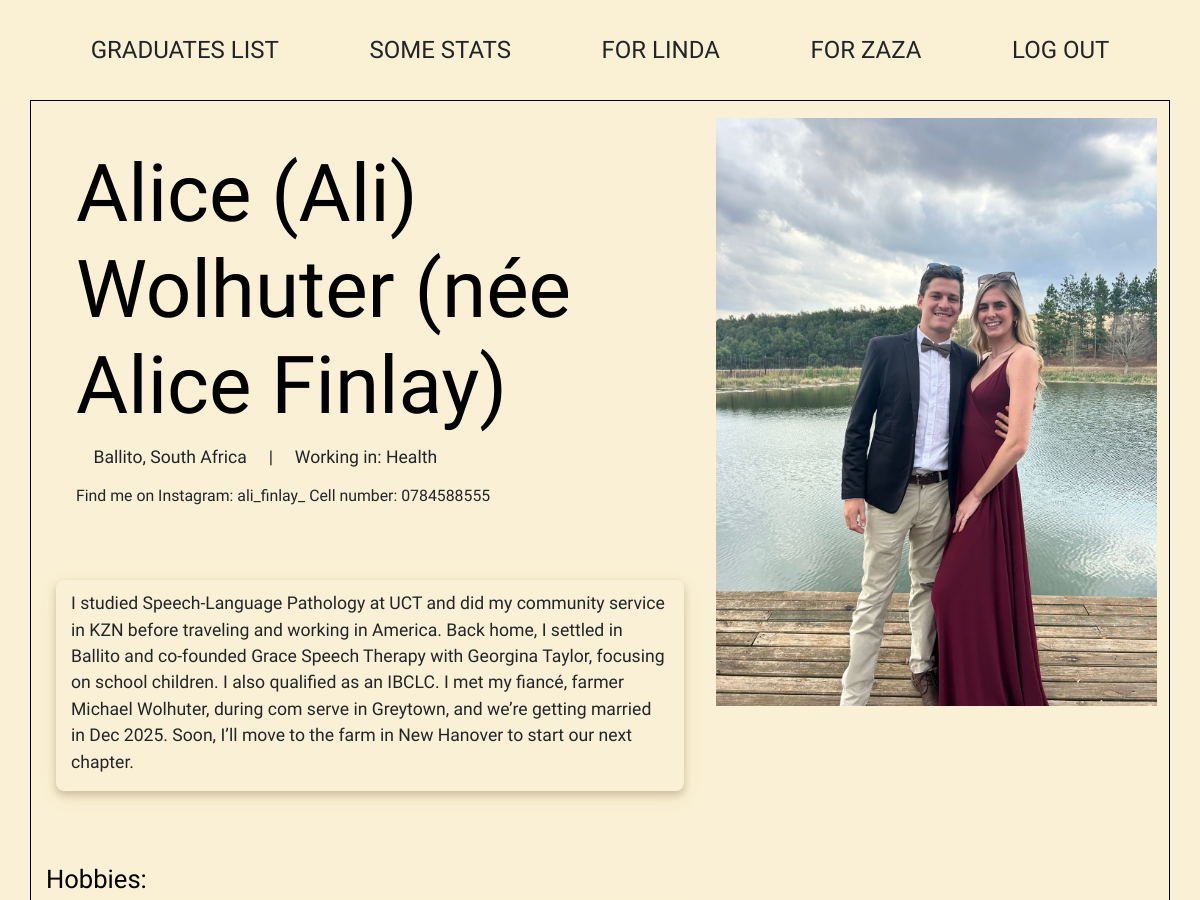
The page /12 (signed in, upper part) on the database as committed earlier.
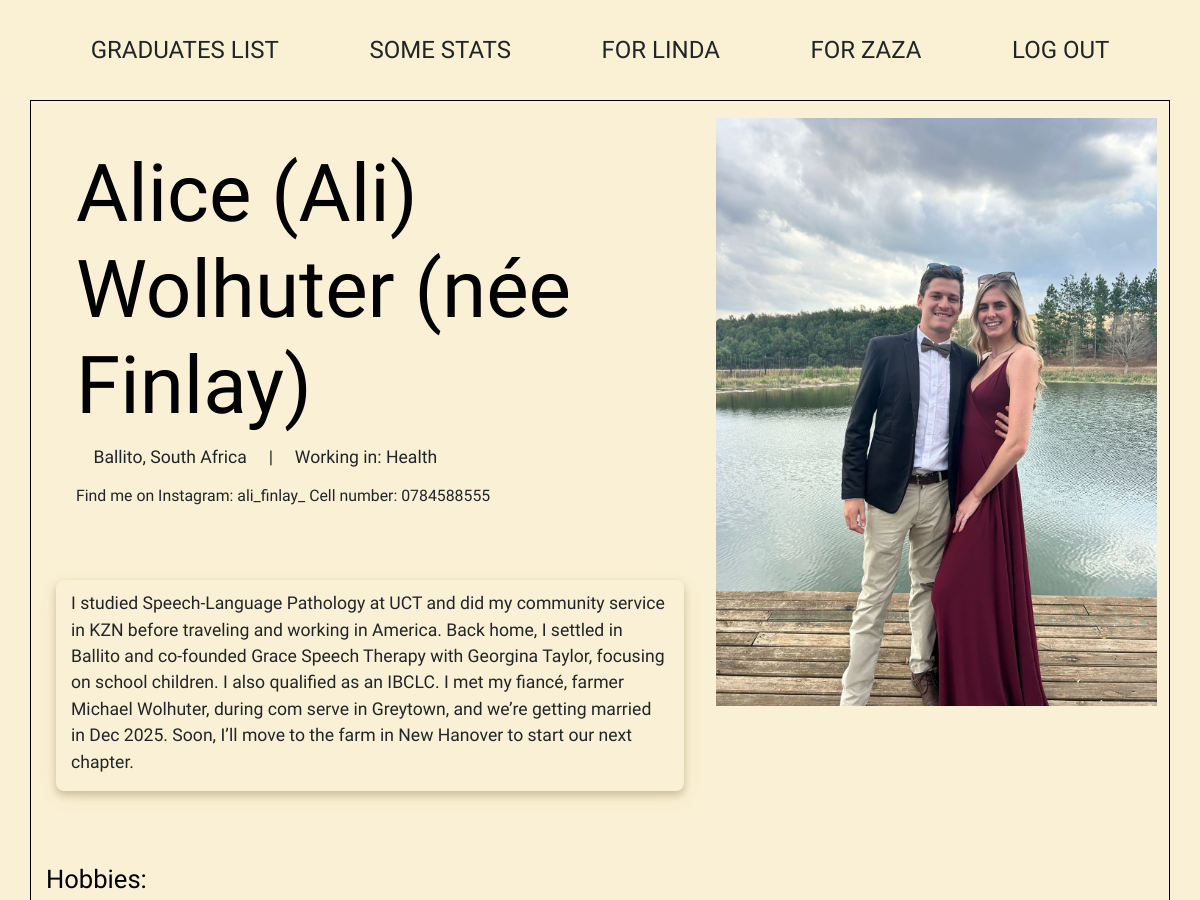
The same page on the database as committed later.
### network/models.py (models this page shows, shortened)
class Graduate(models.Model):
    name = models.TextField()
    maiden_name = models.TextField(blank=True, null=True)
    pronouns = models.TextField(blank=True, null=True)
    city = models.TextField(blank=True, null=True)
    industry = models.TextField(blank=True, null=True)
    gen_description = models.TextField(blank=True, null=True)
    hobbies = models.TextField(blank=True, null=True)
    q1 = models.TextField(blank=True, null=True)
    q2 = models.TextField(blank=True, null=True)
    q3 = models.TextField(blank=True, null=True)
    q4 = models.TextField(blank=True, null=True)
    q5 = models.TextField(blank=True, null=True)
    q6 = models.TextField(blank=True, null=True)
    q7 = models.TextField(blank=True, null=True)
    q8 = models.TextField(blank=True, null=True)
    q9 = models.TextField(blank=True, null=True)
    q10 = models.TextField(blank=True, null=True)
    contact = models.TextField(blank=True, null=True)
    school_years = models.IntegerField(blank=True, null=True)
    countries = models.IntegerField(blank=True, null=True)
    jobs = models.IntegerField(blank=True, null=True)
    tattoos = models.IntegerField(blank=True, null=True)
    married = models.BooleanField(default=False)
    babies = models.IntegerField(blank=True, null=True)
    for_zaza = models.TextField(blank=True, null=True)
    for_linda = models.TextField(blank=True, null=True)
    spotify = models.TextField(blank=True, null=True)

### network/views.py (the view, shortened to what this page needs)
# urls.py: path("<int:grad_id>", views.profile, name="profile"),
@login_required
def profile(request, grad_id):
    if request.method == "GET":
        grad = Graduate.objects.get(pk=grad_id)
        gradname = grad.name.replace(' ', '-')
        if grad.name == "Lisha Govender":
            file_urls = None
        elif grad.name == "Megan Manley / Glover":
            folder_path = os.path.join(settings.BASE_DIR, 'network', 'static', 'photos', 'Megan-Manley')
            files = [f for f in os.listdir(folder_path) if
                     os.path.isfile(os.path.join(folder_path, f)) and not f.startswith('.')]
            file_urls = [f'photos/Megan-Manley/{f}' for f in files]
        else:
            folder_path = os.path.join(settings.BASE_DIR, 'network', 'static', 'photos', f'{gradname}')
            files = [f for f in os.listdir(folder_path) if os.path.isfile(os.path.join(folder_path, f)) and not f.startswith('.') ]
            file_urls = [f'photos/{gradname}/{f}' for f in files]
        if grad.q9:
            if grad.spotify:
                song = grad.spotify
                song_description = None
            else:
                song_description = grad.q9
                song = None
        else:
            song = None
            song_description = None
        return render(request, "network/profile2.html", {
            "graduate": grad,
            "song": song,
            "song_description": song_description,
            "pics": file_urls
        })

### network/templates/network/profile2.html (shortened to what this page needs)
{% extends "network/layout.html" %}
{% load static %}
{% block body %}
    <div class="summary-container-new">
        <div class="answers-container-new">
        <div class="header-info">
        {% if graduate.maiden_name %}
        <h1 data-username="{{ graduate.name }}" class="name">{{ graduate.name }} (n&eacute;e {{ graduate.maiden_name }})</h1>
    {% else %}
        <h1 data-username="{{ graduate.name }}" class="name">{{ graduate.name }}</h1>
    {% endif %}
    <span>
    {% if graduate.city %}
     {{ graduate.city }}
    {% endif %}
     | &nbsp;&nbsp;&nbsp;
    {% if graduate.industry %}
         Working in: {{ graduate.industry }}
    {% endif %}
    </span>
    {% if graduate.contact %}
    <p class="contact-new"> {{ graduate.contact }}</p>
    {% endif %}
    </div>
        {% if graduate.gen_description %}
            <div class="answer-new"><p>{{ graduate.gen_description }}</p></div>
        {% endif %}
        {% if graduate.hobbies %}
            <h2>Hobbies:</h2>
        {% endif %}
    </div>
    <div class="pics-container">
        {% for pic in pics %}
            <img src="{% static pic %}" class="profile-img-new">
        {% endfor %}
    </div>
    </div>
{% endblock %}

Rows that differ between the two databases and show on the page:
changed Graduate "Alice (Ali) Wolhuter": maiden_name "Alice Finlay" → "Finlay"
